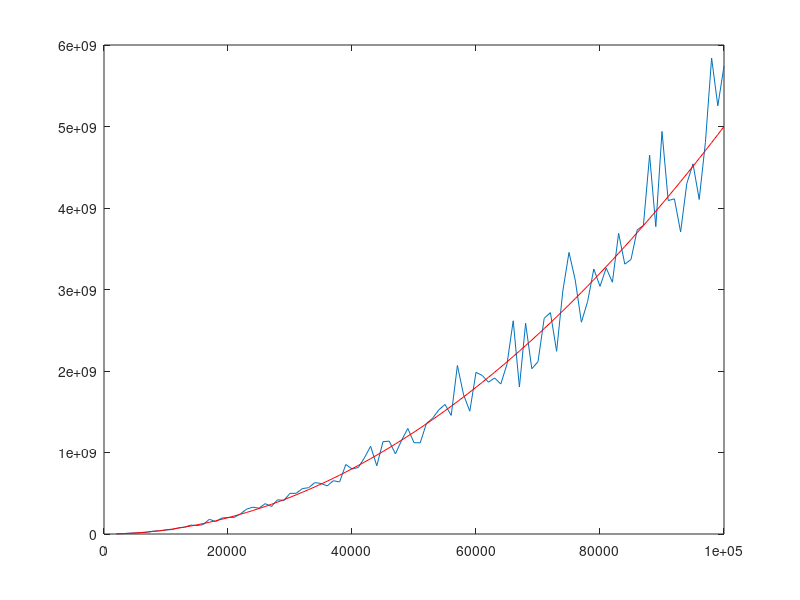

The MATLAB script that drew this image:
clc;
close all;
clear all;

M = csvread("bruteForceBasicOperationsCounterTest.csv");

[rows, columns] = size( M );

X = M( 2:rows, : ); 

n = X(:,1);
basicOp = X(:, 2);

% calcOp = ( 1 / (1 - 4/3) ) * ( (1 - 4/3 * n) / (1 - 3/4) - ( log(n) / log(3/4) - 1 ) );
calcOp = 0.5 * ( n.^2 + n );
% calcOp = n;

figure();
plot( n, basicOp);
hold on
plot( n, calcOp, 'r')
